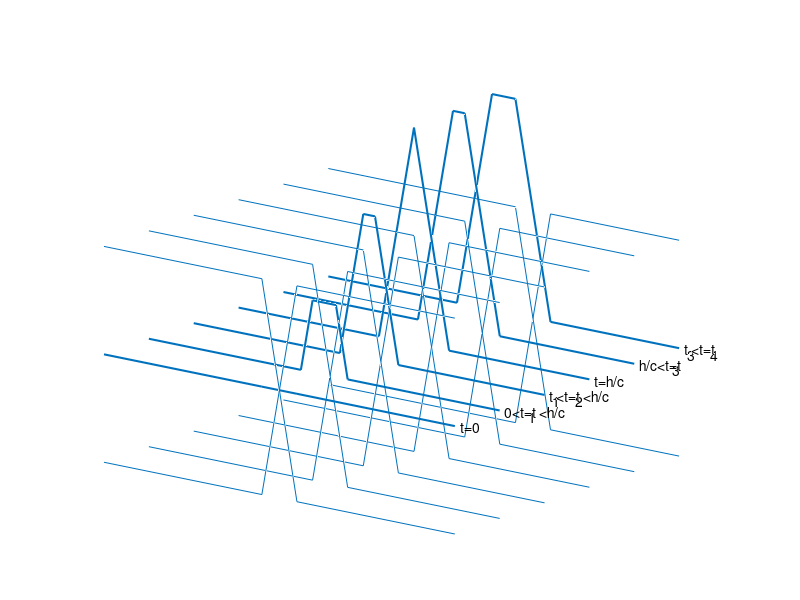

Recreate this plot in MATLAB.
axis off
hold on

for i=1:6
  s=(1/3)*(i-1)
 q=[-10 -1+s];
 q2=[-1+s 1+s];
 q3=[1+s 10];
  t=[s s];
  u=[1 1]; 
  v=[1 -1];
  w=[-1 -1]; 
  line(q,t,u)
  view(37.5,20)
  line(q2,t,v)
  line(q3,t,w)
end

for i=1:6
  s=(1/3)*(i-1)
 q=[-10 -1+s];
 q2=[-1+s 1+s];
 q3=[1+s 10];
  t=[s s];
  u=[-1 -1]; 
  v=[-1 1];
  w=[1 1]; 
  line(q,t,u)
  view(37.5,20)
  line(q2,t,v)
  line(q3,t,w)
end

for i=1:3
  s=(1/3)*(i-1)
 q=[-10 -1-s];
 q2=[-1-s -1+s];
 q3=[s-1 1-s];
 q4=[1-s 1+s];
 q5=[s+1 10];
  t=[s s];
  u=[0 0]; 
  v=[0 2*s];
  w=[2*s 2*s]; 
  w2=[2*s 0]; 
  w3=[0 0]; 
  line(q,t,u,'linewidth',1.5)
  view(37.5,20)
  line(q2,t,v,'linewidth',1.5)
  line(q3,t,w,'linewidth',1.5)
   line(q4,t,w2,'linewidth',1.5)
  line(q5,t,w3,'linewidth',1.5)
end

text(10.3,0,0,'t=0','fontsize',10)
text(10.3,1/3,0,'0<t=t <h/c','fontsize',10)
text(10.3,1/3,-.05,'        1','fontsize',10)
text(10.3,2/3,0,'t <t=t <h/c','fontsize',10)
text(10.3,2/3,-.05,' 1     2','fontsize',10)
text(10.3,1,0,'t=h/c','fontsize',10)
text(10.3,4/3,0,'h/c<t=t','fontsize',10)
text(10.3,4/3,-.05,'           3','fontsize',10)
text(10.3,5/3,0,'t <t=t','fontsize',10)
text(10.3,5/3,-.05,' 3     4','fontsize',10)

for i=4:6
  s=(1/3)*(i-1)
 q=[-10 -1-s];
 q2=[-1-s 1-s];
 q3=[1-s s-1];
 q4=[s-1 1+s];
 q5=[s+1 10];
  t=[s s];
  u=[0 0]; 
  v=[0 2];
  w=[2 2]; 
  w2=[2 0]; 
  w3=[0 0]; 
  line(q,t,u,'linewidth',1.5)
  view(37.5,20)
  line(q2,t,v,'linewidth',1.5)
  line(q3,t,w,'linewidth',1.5)
   line(q4,t,w2,'linewidth',1.5)
  line(q5,t,w3,'linewidth',1.5)
end

hold off
